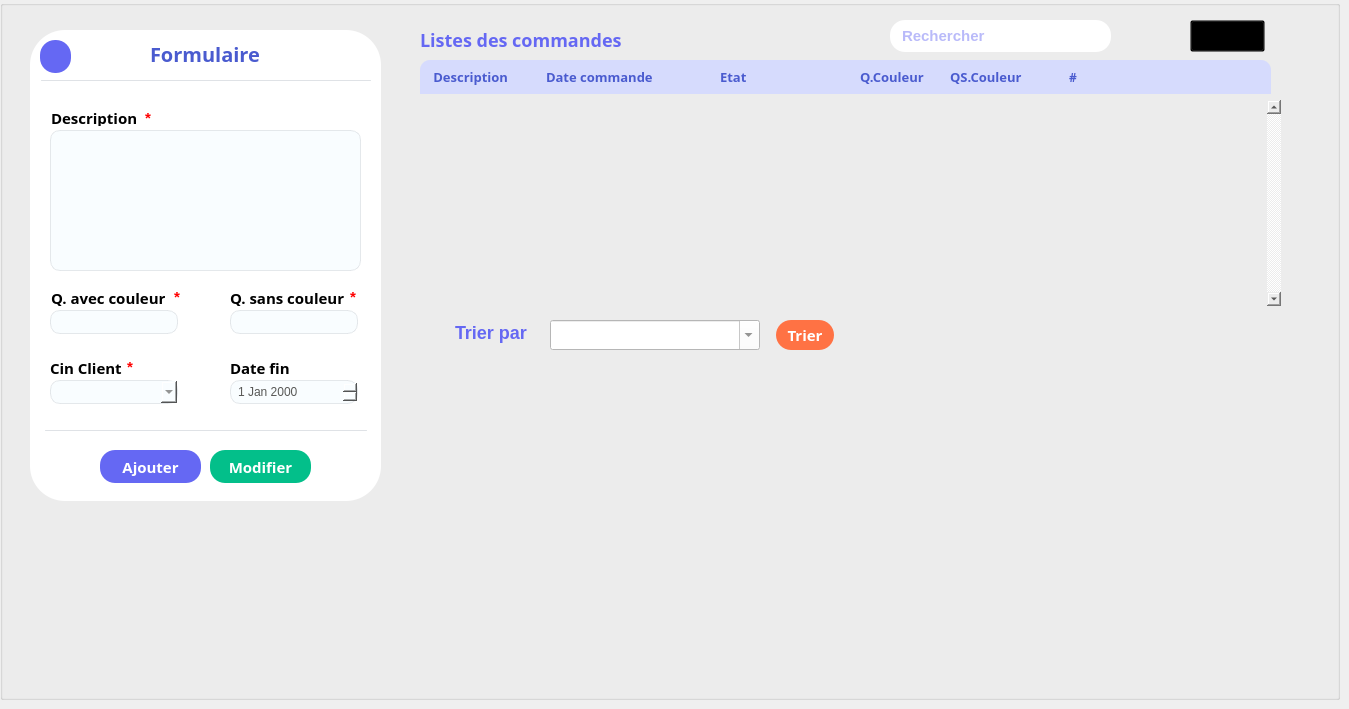
    <widget class="QWidget" name="tab_3">
     <property name="styleSheet">
      <string notr="true">#tab_3{
background-image: url(:/resource/img/bg.png);
}</string>
     </property>
     <attribute name="title">
      <string>Gest commandes</string>
     </attribute>
     <widget class="QGroupBox" name="gComBg">
      <property name="geometry">
       <rect>
        <x>0</x>
        <y>0</y>
        <width>1340</width>
        <height>700</height>
       </rect>
      </property>
      <property name="font">
       <font>
        <weight>50</weight>
        <bold>false</bold>
       </font>
      </property>
      <property name="styleSheet">
       <string notr="true">#gComBg{
background-image:url(:/resource/imgCommande/bg.png);
}</string>
      </property>
      <property name="title">
       <string/>
      </property>
      <widget class="QGraphicsView" name="graphicsView_2">
       <property name="geometry">
        <rect>
         <x>50</x>
         <y>390</y>
         <width>310</width>
         <height>310</height>
        </rect>
       </property>
       <property name="styleSheet">
        <string notr="true">background-color:transparent;
border:none;</string>
       </property>
      </widget>
      <widget class="QGroupBox" name="groupBox_3">
       <property name="geometry">
        <rect>
         <x>30</x>
         <y>30</y>
         <width>351</width>
         <height>471</height>
        </rect>
       </property>
       <property name="font">
        <font>
         <family>Montserrat</family>
         <pointsize>8</pointsize>
        </font>
       </property>
       <property name="styleSheet">
        <string notr="true">background-color:  white;
border-radius:35px;

</string>
       </property>
       <property name="title">
        <string/>
       </property>
       <widget class="QLabel" name="label_62">
        <property name="geometry">
         <rect>
          <x>120</x>
          <y>14</y>
          <width>121</width>
          <height>20</height>
         </rect>
        </property>
        <property name="font">
         <font>
          <family>Montserrat</family>
          <pointsize>-1</pointsize>
          <weight>75</weight>
          <bold>true</bold>
         </font>
        </property>
        <property name="styleSheet">
         <string notr="true">
color:#341763;
color:#4a5bcf;
font-size:20px;</string>
        </property>
        <property name="text">
         <string>Formulaire</string>
        </property>
       </widget>
       <widget class="QLabel" name="label_63">
        <property name="geometry">
         <rect>
          <x>21</x>
          <y>80</y>
          <width>101</width>
          <height>16</height>
         </rect>
        </property>
        <property name="font">
         <font>
          <family>Montserrat</family>
          <pointsize>11</pointsize>
          <weight>75</weight>
          <bold>true</bold>
         </font>
        </property>
        <property name="text">
         <string>Description</string>
        </property>
       </widget>
       <widget class="QLabel" name="label_64">
        <property name="geometry">
         <rect>
          <x>115</x>
          <y>80</y>
          <width>47</width>
          <height>16</height>
         </rect>
        </property>
        <property name="font">
         <font>
          <pointsize>11</pointsize>
          <weight>75</weight>
          <bold>true</bold>
         </font>
        </property>
        <property name="styleSheet">
         <string notr="true">color:red;</string>
        </property>
        <property name="text">
         <string>*</string>
        </property>
       </widget>
       <widget class="QLabel" name="label_65">
        <property name="geometry">
         <rect>
          <x>21</x>
          <y>260</y>
          <width>131</width>
          <height>16</height>
         </rect>
        </property>
        <property name="font">
         <font>
          <family>Montserrat</family>
          <pointsize>11</pointsize>
          <weight>75</weight>
          <bold>true</bold>
         </font>
        </property>
        <property name="text">
         <string>Q. avec couleur</string>
        </property>
       </widget>
       <widget class="QLineEdit" name="Qc">
        <property name="geometry">
         <rect>
          <x>20</x>
          <y>280</y>
          <width>128</width>
          <height>24</height>
         </rect>
        </property>
        <property name="font">
         <font>
          <pointsize>9</pointsize>
          <weight>50</weight>
          <bold>false</bold>
         </font>
        </property>
        <property name="styleSheet">
         <string notr="true">#Qc{
background-color: #F9FDFF;
border:1px solid rgba(222, 226, 230, 0.8);
padding-left:5px;
border-radius:10px;
color:#585856;
}
#Qc:focus{
border:1px solid #6568f3;
outline:none;
}</string>
        </property>
        <property name="text">
         <string/>
        </property>
       </widget>
       <widget class="QLabel" name="label_66">
        <property name="geometry">
         <rect>
          <x>144</x>
          <y>260</y>
          <width>47</width>
          <height>14</height>
         </rect>
        </property>
        <property name="font">
         <font>
          <pointsize>11</pointsize>
          <weight>75</weight>
          <bold>true</bold>
         </font>
        </property>
        <property name="styleSheet">
         <string notr="true">color:red;</string>
        </property>
        <property name="text">
         <string>*</string>
        </property>
       </widget>
       <widget class="QLabel" name="label_67">
        <property name="geometry">
         <rect>
          <x>200</x>
          <y>260</y>
          <width>121</width>
          <height>16</height>
         </rect>
        </property>
        <property name="font">
         <font>
          <family>Montserrat</family>
          <pointsize>11</pointsize>
          <weight>75</weight>
          <bold>true</bold>
          <kerning>true</kerning>
         </font>
        </property>
        <property name="text">
         <string>Q. sans couleur</string>
        </property>
       </widget>
       <widget class="QLineEdit" name="Qsc">
        <property name="geometry">
         <rect>
          <x>200</x>
          <y>280</y>
          <width>128</width>
          <height>24</height>
         </rect>
        </property>
        <property name="font">
         <font>
          <pointsize>9</pointsize>
          <weight>50</weight>
          <bold>false</bold>
         </font>
        </property>
        <property name="styleSheet">
         <string notr="true">#Qsc{
background-color: #F9FDFF;
border:1px solid rgba(222, 226, 230, 0.8);
padding-left:5px;
border-radius:10px;
color:#585856;
}
#Qsc:focus{
border:1px solid #6568f3;
outline:none;
}</string>
        </property>
        <property name="text">
         <string/>
        </property>
       </widget>
       <widget class="QLabel" name="label_68">
        <property name="geometry">
         <rect>
          <x>320</x>
          <y>260</y>
          <width>47</width>
          <height>14</height>
         </rect>
        </property>
        <property name="font">
         <font>
          <pointsize>11</pointsize>
          <weight>75</weight>
          <bold>true</bold>
         </font>
        </property>
        <property name="styleSheet">
         <string notr="true">color:red;</string>
        </property>
        <property name="text">
         <string>*</string>
        </property>
       </widget>
       <widget class="QLabel" name="label_69">
        <property name="geometry">
         <rect>
          <x>20</x>
          <y>330</y>
          <width>81</width>
          <height>16</height>
         </rect>
        </property>
        <property name="font">
         <font>
          <family>Montserrat</family>
          <pointsize>11</pointsize>
          <weight>75</weight>
          <bold>true</bold>
         </font>
        </property>
        <property name="text">
         <string>Cin Client</string>
        </property>
       </widget>
       <widget class="QLabel" name="label_70">
        <property name="geometry">
         <rect>
          <x>97</x>
          <y>330</y>
          <width>47</width>
          <height>14</height>
         </rect>
        </property>
        <property name="font">
         <font>
          <pointsize>11</pointsize>
          <weight>75</weight>
          <bold>true</bold>
         </font>
        </property>
        <property name="styleSheet">
         <string notr="true">color:red;</string>
        </property>
        <property name="text">
         <string>*</string>
        </property>
       </widget>
       <widget class="QPushButton" name="ajouter_commande">
        <property name="geometry">
         <rect>
          <x>70</x>
          <y>420</y>
          <width>101</width>
          <height>33</height>
         </rect>
        </property>
        <property name="font">
         <font>
          <family>Montserrat</family>
          <pointsize>11</pointsize>
          <weight>75</weight>
          <bold>true</bold>
         </font>
        </property>
        <property name="cursor">
         <cursorShape>PointingHandCursor</cursorShape>
        </property>
        <property name="styleSheet">
         <string notr="true">#ajouter_commande{
color:white;
background-color:#6568F3;
border-radius:15px;
}

#ajouter_commande:hover{
background-color:#4144f1;
}</string>
        </property>
        <property name="text">
         <string>Ajouter</string>
        </property>
       </widget>
       <widget class="QPushButton" name="modifier_commande">
        <property name="geometry">
         <rect>
          <x>180</x>
          <y>420</y>
          <width>101</width>
          <height>33</height>
         </rect>
        </property>
        <property name="font">
         <font>
          <family>Montserrat</family>
          <pointsize>11</pointsize>
          <weight>75</weight>
          <bold>true</bold>
         </font>
        </property>
        <property name="cursor">
         <cursorShape>PointingHandCursor</cursorShape>
        </property>
        <property name="styleSheet">
         <string notr="true">#modifier_commande{
color:white;
background-color:#03BF8A;
border-radius:15px;
}

#modifier_commande:hover{
background-color:#02976d;
}
</string>
        </property>
        <property name="text">
         <string>Modifier</string>
        </property>
       </widget>
       <widget class="Line" name="line_5">
        <property name="geometry">
         <rect>
          <x>15</x>
          <y>400</y>
          <width>322</width>
          <height>1</height>
         </rect>
        </property>
        <property name="styleSheet">
         <string notr="true">background-color:rgba(222, 226, 230, 0.8);
border-width: 1px;
border: 2px solid rgba(222, 226, 230, 0.8);
</string>
        </property>
        <property name="orientation">
         <enum>Qt::Horizontal</enum>
        </property>
       </widget>
       <widget class="QPushButton" name="clear_commande">
        <property name="enabled">
         <bool>true</bool>
        </property>
        <property name="geometry">
         <rect>
          <x>10</x>
          <y>10</y>
          <width>31</width>
          <height>33</height>
         </rect>
        </property>
        <property name="font">
         <font>
          <family>Arial</family>
          <pointsize>9</pointsize>
          <weight>50</weight>
          <bold>false</bold>
         </font>
        </property>
        <property name="cursor">
         <cursorShape>PointingHandCursor</cursorShape>
        </property>
        <property name="styleSheet">
         <string notr="true">#clear_commande{
color:white;
background-color:#6568F3;
border-radius:15px;
}

#clear_commande:hover{
background-color:#4144f1;
}</string>
        </property>
        <property name="text">
         <string/>
        </property>
        <property name="icon">
         <iconset resource="resource.qrc">
          <normaloff>:/resource/imgCommande/eraser.png</normaloff>:/resource/imgCommande/eraser.png</iconset>
        </property>
        <property name="iconSize">
         <size>
          <width>25</width>
          <height>25</height>
         </size>
        </property>
       </widget>
       <widget class="Line" name="line_6">
        <property name="geometry">
         <rect>
          <x>11</x>
          <y>50</y>
          <width>330</width>
          <height>1</height>
         </rect>
        </property>
        <property name="styleSheet">
         <string notr="true">background-color:rgba(222, 226, 230, 0.8);
border-width: 1px;
border: 2px solid rgba(222, 226, 230, 0.8);
</string>
        </property>
        <property name="orientation">
         <enum>Qt::Horizontal</enum>
        </property>
       </widget>
       <widget class="QDateEdit" name="dateFinCommande">
        <property name="geometry">
         <rect>
          <x>200</x>
          <y>350</y>
          <width>128</width>
          <height>24</height>
         </rect>
        </property>
        <property name="styleSheet">
         <string notr="true">#dateFinCommande{
background-color: #F9FDFF;
border:1px solid rgba(222, 226, 230, 0.8);
padding-left:5px;
border-radius:10px;
color:#585856;
}
#dateFinCommande:focus{
border:1px solid #6568f3;
outline:none;
}</string>
        </property>
       </widget>
       <widget class="QLabel" name="label_71">
        <property name="geometry">
         <rect>
          <x>200</x>
          <y>330</y>
          <width>71</width>
          <height>16</height>
         </rect>
        </property>
        <property name="font">
         <font>
          <family>Montserrat</family>
          <pointsize>11</pointsize>
          <weight>75</weight>
          <bold>true</bold>
         </font>
        </property>
        <property name="text">
         <string>Date fin</string>
        </property>
       </widget>
       <widget class="QComboBox" name="selectCinClient">
        <property name="geometry">
         <rect>
          <x>20</x>
          <y>350</y>
          <width>128</width>
          <height>24</height>
         </rect>
        </property>
        <property name="styleSheet">
         <string notr="true">#selectCinClient{
background-color: #F9FDFF;
border:1px solid rgba(222, 226, 230, 0.8);
padding-left:5px;
border-radius:10px;
color:#585856;
}
#selectCinClient:focus{
border:1px solid #6568f3;
outline:none;
}</string>
        </property>
       </widget>
       <widget class="QPlainTextEdit" name="descreption">
        <property name="geometry">
         <rect>
          <x>20</x>
          <y>100</y>
          <width>311</width>
          <height>141</height>
         </rect>
        </property>
        <property name="font">
         <font>
          <family>Montserrat</family>
          <pointsize>9</pointsize>
         </font>
        </property>
        <property name="styleSheet">
         <string notr="true">#descreption{
background-color: #F9FDFF;
border:1px solid rgba(222, 226, 230, 0.8);
padding-left:5px;
border-radius:10px;
color:#585856
}
#descreption:focus{
border:1px solid #6568f3;
outline:none;
}
</string>
        </property>
       </widget>
      </widget>
      <widget class="QLabel" name="label_274">
       <property name="geometry">
        <rect>
         <x>1060</x>
         <y>60</y>
         <width>211</width>
         <height>34</height>
        </rect>
       </property>
       <property name="font">
        <font>
         <family>Montserrat ExtraBold</family>
         <weight>75</weight>
         <bold>true</bold>
        </font>
       </property>
       <property name="mouseTracking">
        <bool>true</bool>
       </property>
       <property name="styleSheet">
        <string notr="true">background-color:#D6DBFD;
color:#4A5BCF;
padding:6px;
border-top-right-radius:10px;</string>
       </property>
       <property name="text">
        <string>#</string>
       </property>
      </widget>
      <widget class="QPushButton" name="search_commandeBtn">
       <property name="geometry">
        <rect>
         <x>1070</x>
         <y>20</y>
         <width>41</width>
         <height>32</height>
        </rect>
       </property>
       <property name="cursor">
        <cursorShape>PointingHandCursor</cursorShape>
       </property>
       <property name="styleSheet">
        <string notr="true">#search_commandeBtn{
background-color:white;
border-radius:15px;
}

#search_commandeBtn:hover{
background-color:#D6DBFD;

}</string>
       </property>
       <property name="text">
        <string/>
       </property>
       <property name="icon">
        <iconset resource="resource.qrc">
         <normaloff>:/resource/imgCommande/search.png</normaloff>:/resource/imgCommande/search.png</iconset>
       </property>
      </widget>
      <widget class="QLabel" name="label_268">
       <property name="geometry">
        <rect>
         <x>420</x>
         <y>30</y>
         <width>251</width>
         <height>20</height>
        </rect>
       </property>
       <property name="font">
        <font>
         <family>Montserrat ExtraBold</family>
         <pointsize>-1</pointsize>
         <weight>75</weight>
         <bold>true</bold>
        </font>
       </property>
       <property name="styleSheet">
        <string notr="true">color:#6568F3;
font-size:18px;</string>
       </property>
       <property name="text">
        <string>Listes des commandes</string>
       </property>
      </widget>
      <widget class="QLabel" name="label_269">
       <property name="geometry">
        <rect>
         <x>420</x>
         <y>60</y>
         <width>124</width>
         <height>34</height>
        </rect>
       </property>
       <property name="font">
        <font>
         <family>Montserrat ExtraBold</family>
         <pointsize>10</pointsize>
         <weight>75</weight>
         <bold>true</bold>
        </font>
       </property>
       <property name="mouseTracking">
        <bool>true</bool>
       </property>
       <property name="styleSheet">
        <string notr="true">background-color:#D6DBFD;
color:#4A5BCF;
padding:6px;
border-top-left-radius:10px;</string>
       </property>
       <property name="text">
        <string> Description</string>
       </property>
      </widget>
      <widget class="QScrollArea" name="scrollAreaCommande">
       <property name="geometry">
        <rect>
         <x>410</x>
         <y>100</y>
         <width>871</width>
         <height>206</height>
        </rect>
       </property>
       <property name="styleSheet">
        <string notr="true">background-color:transparent;border:none;</string>
       </property>
       <property name="verticalScrollBarPolicy">
        <enum>Qt::ScrollBarAlwaysOn</enum>
       </property>
       <property name="widgetResizable">
        <bool>true</bool>
       </property>
       <widget class="QWidget" name="scrollAreaWidgetContentsCommande">
        <property name="geometry">
         <rect>
          <x>0</x>
          <y>0</y>
          <width>854</width>
          <height>206</height>
         </rect>
        </property>
       </widget>
      </widget>
      <widget class="QLabel" name="label_275">
       <property name="geometry">
        <rect>
         <x>940</x>
         <y>60</y>
         <width>121</width>
         <height>34</height>
        </rect>
       </property>
       <property name="font">
        <font>
         <family>Montserrat ExtraBold</family>
         <pointsize>10</pointsize>
         <weight>75</weight>
         <bold>true</bold>
        </font>
       </property>
       <property name="mouseTracking">
        <bool>true</bool>
       </property>
       <property name="styleSheet">
        <string notr="true">background-color:#D6DBFD;
color:#4A5BCF;
padding:6px;
</string>
       </property>
       <property name="text">
        <string>QS.Couleur</string>
       </property>
      </widget>
      <widget class="QComboBox" name="commande_combo">
       <property name="geometry">
        <rect>
         <x>550</x>
         <y>320</y>
         <width>210</width>
         <height>30</height>
        </rect>
       </property>
       <property name="font">
        <font>
         <family>Montserrat</family>
         <pointsize>9</pointsize>
         <weight>75</weight>
         <bold>true</bold>
        </font>
       </property>
       <property name="styleSheet">
        <string notr="true">background-color:white;
color:#585856;</string>
       </property>
       <property name="editable">
        <bool>true</bool>
       </property>
       <property name="currentText">
        <string/>
       </property>
      </widget>
      <widget class="QLabel" name="label_272">
       <property name="geometry">
        <rect>
         <x>850</x>
         <y>60</y>
         <width>91</width>
         <height>34</height>
        </rect>
       </property>
       <property name="font">
        <font>
         <family>Montserrat ExtraBold</family>
         <pointsize>10</pointsize>
         <weight>75</weight>
         <bold>true</bold>
        </font>
       </property>
       <property name="mouseTracking">
        <bool>true</bool>
       </property>
       <property name="styleSheet">
        <string notr="true">background-color:#D6DBFD;
color:#4A5BCF;
padding:6px;
</string>
       </property>
       <property name="text">
        <string>Q.Couleur</string>
       </property>
      </widget>
      <widget class="QLineEdit" name="chercher_commande">
       <property name="geometry">
        <rect>
         <x>890</x>
         <y>20</y>
         <width>211</width>
         <height>32</height>
        </rect>
       </property>
       <property name="styleSheet">
        <string notr="true">border-radius:15px;
padding:4px;
padding-left:10px;
padding-right:15px;
color:#7375f3;
font-size:15px;
font-weight:bold;
</string>
       </property>
       <property name="text">
        <string/>
       </property>
       <property name="placeholderText">
        <string extracomment="Recherche">Rechercher</string>
       </property>
      </widget>
      <widget class="QPushButton" name="refreshCommandeBtn">
       <property name="geometry">
        <rect>
         <x>1190</x>
         <y>20</y>
         <width>75</width>
         <height>32</height>
        </rect>
       </property>
       <property name="styleSheet">
        <string notr="true">#refreshCommandeBtn{
background-color:transparent;
image: url(:/resource/imgCommande/refresh.png);
}

#refreshCommandeBtn:hover{
	image: url(:/resource/imgCommande/refresh-button.png);
}</string>
       </property>
       <property name="text">
        <string/>
       </property>
      </widget>
      <widget class="QLabel" name="label_271">
       <property name="geometry">
        <rect>
         <x>536</x>
         <y>60</y>
         <width>181</width>
         <height>34</height>
        </rect>
       </property>
       <property name="font">
        <font>
         <family>Montserrat ExtraBold</family>
         <pointsize>10</pointsize>
         <weight>75</weight>
         <bold>true</bold>
        </font>
       </property>
       <property name="mouseTracking">
        <bool>true</bool>
       </property>
       <property name="styleSheet">
        <string notr="true">background-color:#D6DBFD;
color:#4A5BCF;
padding:6px;
</string>
       </property>
       <property name="text">
        <string>Date commande</string>
       </property>
      </widget>
      <widget class="QFrame" name="horizontalFrame_2">
       <property name="geometry">
        <rect>
         <x>420</x>
         <y>350</y>
         <width>871</width>
         <height>271</height>
        </rect>
       </property>
       <property name="styleSheet">
        <string notr="true">background-color:transparent;</string>
       </property>
       <layout class="QHBoxLayout" name="horizontalLayout_7"/>
      </widget>
      <widget class="QPushButton" name="trie_commande">
       <property name="geometry">
        <rect>
         <x>776</x>
         <y>320</y>
         <width>58</width>
         <height>30</height>
        </rect>
       </property>
       <property name="font">
        <font>
         <family>Montserrat</family>
         <pointsize>11</pointsize>
         <weight>75</weight>
         <bold>true</bold>
        </font>
       </property>
       <property name="cursor">
        <cursorShape>PointingHandCursor</cursorShape>
       </property>
       <property name="styleSheet">
        <string notr="true">#trie_commande{
color:white;
background-color:#FF7244;
border-radius:15px;
}

#trie_commande:hover{
background-color:#ff531a;
}</string>
       </property>
       <property name="text">
        <string>Trier</string>
       </property>
      </widget>
      <widget class="QLabel" name="label_270">
       <property name="geometry">
        <rect>
         <x>710</x>
         <y>60</y>
         <width>141</width>
         <height>34</height>
        </rect>
       </property>
       <property name="font">
        <font>
         <family>Montserrat ExtraBold</family>
         <pointsize>10</pointsize>
         <weight>75</weight>
         <bold>true</bold>
        </font>
       </property>
       <property name="mouseTracking">
        <bool>true</bool>
       </property>
       <property name="styleSheet">
        <string notr="true">background-color:#D6DBFD;
color:#4A5BCF;
padding:6px;
</string>
       </property>
       <property name="text">
        <string>Etat</string>
       </property>
      </widget>
      <widget class="QLabel" name="label_72">
       <property name="geometry">
        <rect>
         <x>450</x>
         <y>317</y>
         <width>101</width>
         <height>31</height>
        </rect>
       </property>
       <property name="font">
        <font>
         <pointsize>-1</pointsize>
         <weight>75</weight>
         <bold>true</bold>
        </font>
       </property>
       <property name="styleSheet">
        <string notr="true">color:#6568F3;
font-size:18px;</string>
       </property>
       <property name="text">
        <string> Trier par</string>
       </property>
      </widget>
      <widget class="QPushButton" name="trier_client_3">
       <property name="geometry">
        <rect>
         <x>400</x>
         <y>317</y>
         <width>75</width>
         <height>31</height>
        </rect>
       </property>
       <property name="font">
        <font>
         <pointsize>8</pointsize>
        </font>
       </property>
       <property name="styleSheet">
        <string notr="true">#trier_client_3{
background-color:transparent;
border-radius:5px;
}</string>
       </property>
       <property name="text">
        <string/>
       </property>
       <property name="icon">
        <iconset resource="Resources.qrc">
         <normaloff>:/Machine_resources/img_m/sort.png</normaloff>:/Machine_resources/img_m/sort.png</iconset>
       </property>
       <property name="iconSize">
        <size>
         <width>36</width>
         <height>36</height>
        </size>
       </property>
      </widget>
      <zorder>graphicsView_2</zorder>
      <zorder>groupBox_3</zorder>
      <zorder>label_274</zorder>
      <zorder>label_268</zorder>
      <zorder>label_269</zorder>
      <zorder>scrollAreaCommande</zorder>
      <zorder>label_275</zorder>
      <zorder>commande_combo</zorder>
      <zorder>label_272</zorder>
      <zorder>chercher_commande</zorder>
      <zorder>refreshCommandeBtn</zorder>
      <zorder>label_271</zorder>
      <zorder>horizontalFrame_2</zorder>
      <zorder>trie_commande</zorder>
      <zorder>label_270</zorder>
      <zorder>search_commandeBtn</zorder>
      <zorder>label_72</zorder>
      <zorder>trier_client_3</zorder>
     </widget>
    </widget>
